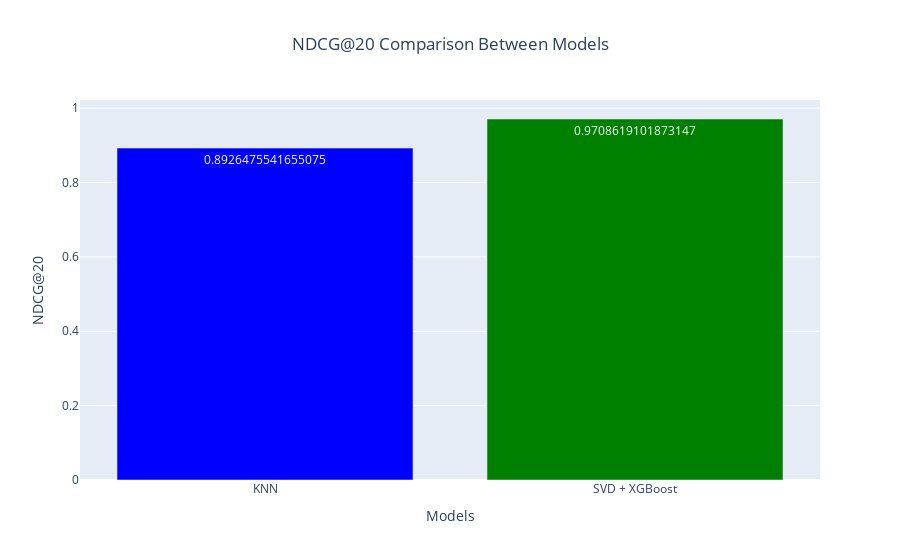

Notebook code for this chart:
### Markdown cell above
### Comparison between KNN recommender system and SVD + XGBoost Recommender System

### Code cell
# RMSE values for the models
models = ['KNN', 'SVD + XGBoost']
ndcg_values = [mean_ndcg, avg_ndcg]

# Create a bar plot using Plotly
fig = px.bar(x=models, y=ndcg_values, 
             labels={'x': 'Models', 'y': 'NDCG@20'}, 
             title='NDCG@20 Comparison Between Models', 
             text=ndcg_values)

# Customize the layout
fig.update_traces(marker_color=['blue', 'green'])
fig.update_layout(title_x=0.5)  # Center the title

# Show the plot
fig.show()

### Figure 1 — Plotly figure (JSON) as saved in the notebook; plotly's stock layout.template omitted (floating-point values rounded to 4 significant figures)
{"data": [{"alignmentgroup": "True", "hovertemplate": "Models=%{x}<br>NDCG@20=%{y}<br>text=%{text}<extra></extra>", "legendgroup": "", "marker": {"color": ["blue", "green"], "pattern": {"shape": ""}}, "name": "", "offsetgroup": "", "orientation": "v", "showlegend": false, "text": [0.8926, 0.9709], "textposition": "auto", "type": "bar", "x": ["KNN", "SVD + XGBoost"], "xaxis": "x", "y": [0.8926, 0.9709], "yaxis": "y"}], "layout": {"barmode": "relative", "legend": {"tracegroupgap": 0}, "title": {"text": "NDCG@20 Comparison Between Models", "x": 0.5}, "xaxis": {"anchor": "y", "domain": [0, 1], "title": {"text": "Models"}}, "yaxis": {"anchor": "x", "domain": [0, 1], "title": {"text": "NDCG@20"}}}}
